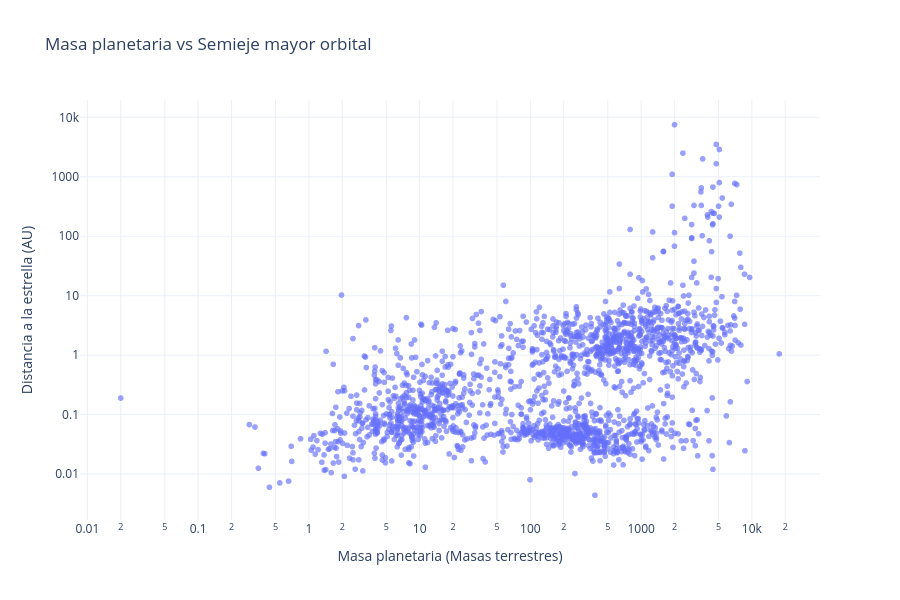

The notebook cell saved with this chart:
### Code cell
#grafica masa planetaria vs excentricidad
import plotly.express as px
import plotly.io as pio
fig2 = px.scatter(
    df_masa_distancia,
    x="pl_bmasse",
    y="pl_orbsmax",
    hover_name="pl_name",
    hover_data=["hostname"],
    log_x=True,
    log_y=True,
    title="Masa planetaria vs Semieje mayor orbital",
    labels={
        "pl_bmasse": "Masa planetaria (Masas terrestres)",
        "pl_orbsmax": "Distancia a la estrella (AU)"
    },
    opacity=0.65
)

fig2.update_layout(
    template="plotly_white",
    height=600
)

fig2.show()

### Figure 1 — Plotly figure (JSON) as saved in the notebook; plotly's stock layout.template omitted (floating-point values rounded to 4 significant figures; data arrays with more than 128 entries replaced by an {"elided": "..."} marker saying what was removed)
{"data": [{"customdata": {"elided": "1788x1 str values"}, "hovertemplate": "<b>%{hovertext}</b><br><br>Masa planetaria (Masas terrestres)=%{x}<br>Distancia a la estrella (AU)=%{y}<br>hostname=%{customdata[0]}<extra></extra>", "hovertext": {"elided": "1788 str values"}, "legendgroup": "", "marker": {"color": "#636efa", "opacity": 0.65, "symbol": "circle"}, "mode": "markers", "name": "", "showlegend": false, "type": "scattergl", "x": {"elided": "1788 float values"}, "xaxis": "x", "y": {"elided": "1788 float values"}, "yaxis": "y"}], "layout": {"height": 600, "legend": {"tracegroupgap": 0}, "title": {"text": "Masa planetaria vs Semieje mayor orbital"}, "xaxis": {"anchor": "y", "domain": [0, 1], "title": {"text": "Masa planetaria (Masas terrestres)"}, "type": "log"}, "yaxis": {"anchor": "x", "domain": [0, 1], "title": {"text": "Distancia a la estrella (AU)"}, "type": "log"}}}
